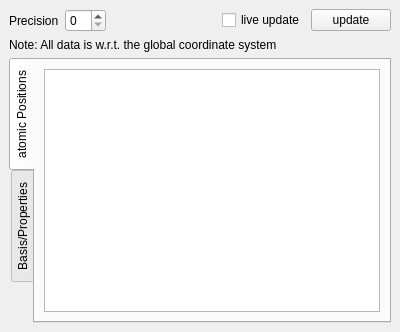
<?xml version="1.0" encoding="UTF-8"?>
<ui version="4.0">
 <class>MoleculeInfo</class>
 <widget class="QDockWidget" name="MoleculeInfo">
  <property name="geometry">
   <rect>
    <x>0</x>
    <y>0</y>
    <width>400</width>
    <height>332</height>
   </rect>
  </property>
  <property name="windowTitle">
   <string>Molecule Information</string>
  </property>
  <widget class="QWidget" name="dockWidgetContents">
   <layout class="QVBoxLayout" name="verticalLayout">
    <item>
     <layout class="QHBoxLayout" name="horizontalLayout">
      <item>
       <widget class="QLabel" name="label">
        <property name="text">
         <string>Precision</string>
        </property>
       </widget>
      </item>
      <item>
       <widget class="QSpinBox" name="nDigits">
        <property name="maximum">
         <number>15</number>
        </property>
       </widget>
      </item>
      <item>
       <spacer name="horizontalSpacer">
        <property name="orientation">
         <enum>Qt::Horizontal</enum>
        </property>
        <property name="sizeHint" stdset="0">
         <size>
          <width>40</width>
          <height>20</height>
         </size>
        </property>
       </spacer>
      </item>
      <item>
       <widget class="QCheckBox" name="doLiveUpdate">
        <property name="text">
         <string>live update</string>
        </property>
       </widget>
      </item>
      <item>
       <widget class="QPushButton" name="manUpdate">
        <property name="text">
         <string>update</string>
        </property>
       </widget>
      </item>
     </layout>
    </item>
    <item>
     <widget class="QLabel" name="label_2">
      <property name="text">
       <string>Note: All data is w.r.t. the global coordinate system</string>
      </property>
     </widget>
    </item>
    <item>
     <widget class="QTabWidget" name="tabWidget">
      <property name="tabPosition">
       <enum>QTabWidget::West</enum>
      </property>
      <property name="tabShape">
       <enum>QTabWidget::Rounded</enum>
      </property>
      <property name="currentIndex">
       <number>0</number>
      </property>
      <widget class="QWidget" name="globPos">
       <attribute name="title">
        <string>atomic Positions</string>
       </attribute>
       <layout class="QGridLayout" name="gridLayout">
        <item row="0" column="0">
         <widget class="QTextEdit" name="atomPositions">
          <property name="lineWrapMode">
           <enum>QTextEdit::NoWrap</enum>
          </property>
          <property name="readOnly">
           <bool>true</bool>
          </property>
         </widget>
        </item>
       </layout>
      </widget>
      <widget class="QWidget" name="basisInfo">
       <attribute name="title">
        <string>Basis/Properties</string>
       </attribute>
       <layout class="QHBoxLayout" name="horizontalLayout_2">
        <item>
         <widget class="QTextEdit" name="basisProp">
          <property name="lineWrapMode">
           <enum>QTextEdit::NoWrap</enum>
          </property>
          <property name="readOnly">
           <bool>true</bool>
          </property>
         </widget>
        </item>
       </layout>
      </widget>
     </widget>
    </item>
   </layout>
  </widget>
 </widget>
 <resources/>
 <connections/>
</ui>
